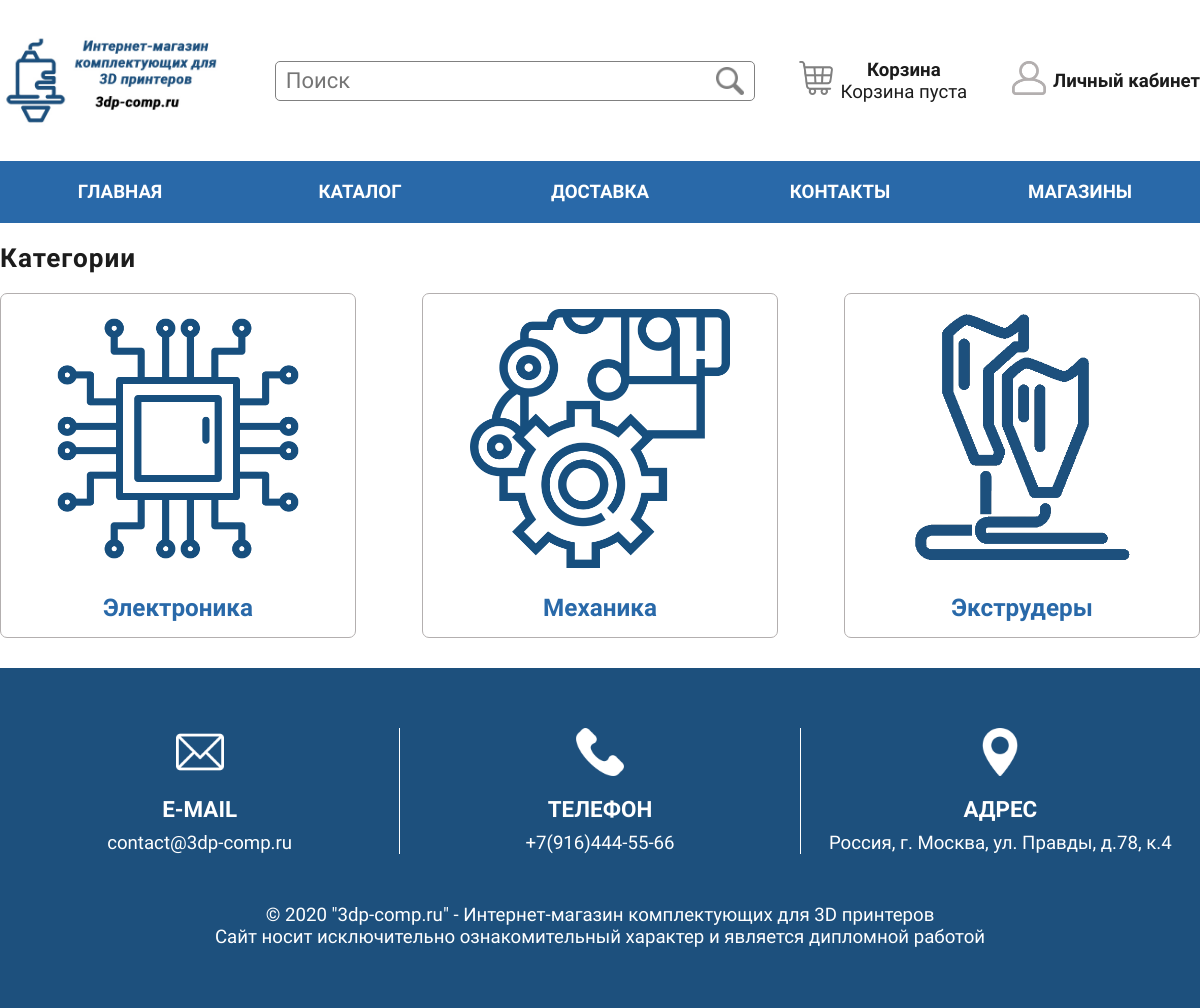
/catalog, run on the app's committed database.
### tables this page shows
CREATE TABLE `categories` (
  `id` int(11) NOT NULL,
  `name` varchar(32) NOT NULL,
  `title` varchar(32) NOT NULL,
  `image` varchar(32) NOT NULL
);

### core/db.php (called while the page is built, shortened)
<?php
    $dbLink = mysqli_connect(DB_HOSTNAME, DB_USERNAME, DB_PASSWORD, DB_NAME);
    mysqli_query($dbLink, "SET NAMES UTF8");
    function getAllCategories() {
        global $dbLink;
        $arr = [];
        $query = sprintf("SELECT * FROM categories");
        $result = mysqli_query($dbLink, $query);
        while($row = mysqli_fetch_assoc($result))
            array_push($arr, $row);
        return $arr;
    }
?>

### templates/catalog/index.php (the view, shortened to what this page needs)
<?php
    $categoriesInfo = getAllCategories();
?>
<h1 class="block-title">Категории</h1>
<div class="categories">
    <?php foreach ($categoriesInfo as $category): ?>
        <div>
            <div class="category-image">
                <a href="/catalog/<?=$category["name"]?>" title="<?=$category["title"]?>">
                    <img src="/uploads/categories/<?=$category["image"]?>">
                </a>
            </div>
            <a class="category-title" href="/catalog/<?=$category["name"]?>" title="<?=$category["title"]?>"><?=$category["title"]?></a>
        </div>
    <?php endforeach; ?>
</div>

### index.php (shortened to what this page needs)
<?php
    require_once __DIR__."/core/db.php";
    $routes = require_once __DIR__."/core/routes.php";
    $requestURL = substr($_SERVER['REQUEST_URI'], 1);
    foreach($routes as $route) {
        if(preg_match($route["path"], $requestURL, $matches)) {
            $param = "";
            renderPage($route["template"], $route["action"], $param, $route["title"]);
            break;
        }
    }
    exit;
    function renderPage($template, $action, $param, $title = "") {
        $template = __DIR__."/templates/".$template."/".$action.".php";
        if(file_exists($template)) {
            require_once $template;
            $mainTemplate = __DIR__."/templates/.main/index.php";
            if(file_exists($mainTemplate)) require_once $mainTemplate;
            else die("Error: Main template not found");
        }
        else die("Error: Template or action not found");
    }
    function loadModule($module) {
        $dir = __DIR__."/modules/".$module."/index.php";
        if(file_exists($dir)) require_once $dir;
        else die("Error: Module \"".$module."\" on path \"".$dir."\" not found");
    }
?>

### templates/.main/style.css (style rules this page uses)
* { padding:0;margin:0;font-family:'Roboto Condensed',sans-serif;font-size:14pt;color:#1C1C1C }
a,a:active,a:hover { text-decoration:none;color:inherit }
.block-title { font-size:1.4em;letter-spacing:1px;margin-top:20px;margin-bottom:20px }
.categories { width:100%;display:flex;justify-content:space-between }
.categories>div { border:1px solid #b3afaf;border-radius:7px;margin-bottom:30px;padding:15px;width:27%;text-align:center }
.categories>div .category-image { width:80%;margin:0 auto;margin-bottom:20px }
.categories>div .category-image img { width:100% }
.categories>div .category-title { font-weight:bold;font-size:1.3em;color:#2969A9;transition:.5s }

### data on the page
categories: image (picture), title "Электроника"
categories: image (picture), title "Механика"
categories: image (picture), title "Экструдеры"
